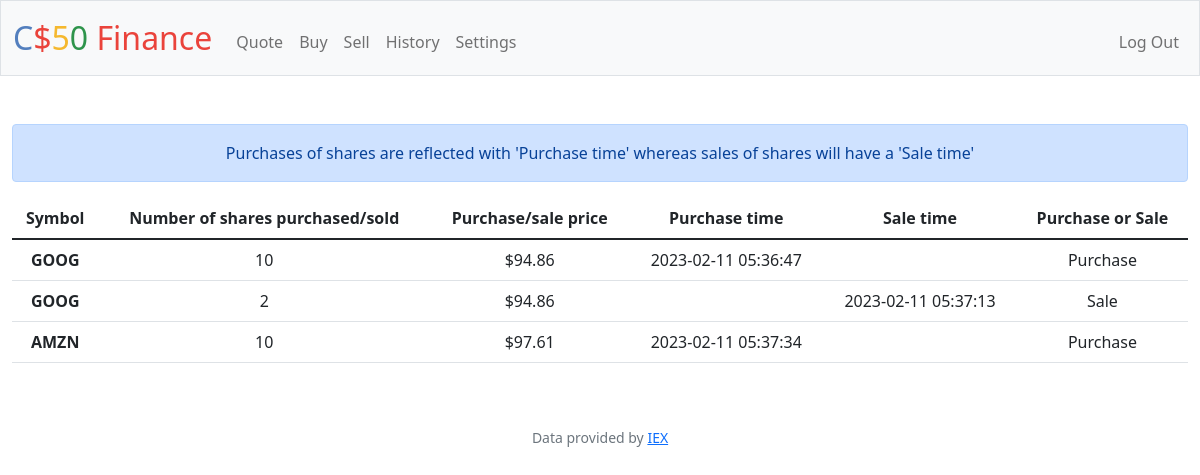
Screenshot of /history (signed in) with the database file from the repository.
### tables this page shows
CREATE TABLE transactions (id INTEGER PRIMARY KEY AUTOINCREMENT NOT NULL, user_id INTEGER, symbol TEXT NOT NULL, shares INTEGER, price NUMERIC(14,2), purchase_date DATETIME, sale_date DATETIME, FOREIGN KEY (user_id) REFERENCES users(id));

### finance/app.py (the view)
@app.route("/history")
@login_required
def history():
    user = session["user_id"]
    transactions = db.execute("SELECT * FROM transactions WHERE user_id = ?", user)
    for row in transactions:
        if row['purchase_date']:
            row['buy_sell'] = "Purchase"
        else:
            row['buy_sell'] = "Sale"
    return render_template("history.html", transactions=transactions)

### finance/app.py (called while the page is built)
@app.after_request
def after_request(response):
    response.headers["Cache-Control"] = "no-cache, no-store, must-revalidate"
    response.headers["Expires"] = 0
    response.headers["Pragma"] = "no-cache"
    return response

### finance/helpers.py (called while the page is built)
def login_required(f):
    @wraps(f)
    def decorated_function(*args, **kwargs):
        if session.get("user_id") is None:
            return redirect("/login")
        return f(*args, **kwargs)
    return decorated_function

### finance/templates/history.html (shortened to what this page needs)
{% extends "layout.html" %}
{% block main %}
    <div class="alert alert-primary" role="alert">
        Purchases of shares are reflected with 'Purchase time' whereas sales of shares will have a 'Sale time'
    </div>
    <table class="table">
        <thead>
            <tr>
                <th scope="col">Symbol</th>
                <th scope="col">Number of shares purchased/sold</th>
                <th scope="col">Purchase/sale price</th>
                <th scope="col">Purchase time</th>
                <th scope="col">Sale time</th>
                <th scope="col">Purchase or Sale</th>
            </tr>
        </thead>
        <tbody>
            {% for row in transactions %}
                <tr>
                    <th scope="row">{{ row['symbol'] }}</td>
                    <td>{{ row['shares'] }}</td>
                    <td>{{ "$%.2f"|format(row['price']) }}</td>
                    <td>{{ row['purchase_date'] if row['purchase_date'] is not none }}</td>
                    <td>{{ row['sale_date'] if row['sale_date'] is not none }}</td>
                    <td>{{ row['buy_sell'] }}</td>
                </tr>
            {% endfor %}
        </tbody>
    </table>
{% endblock %}

### rows the page displays
transactions: symbol "GOOG", shares "10", price "$94.86", purchase_date "2023-02-11 05:36:47", buy_sell "Purchase"
transactions: symbol "GOOG", shares "2", price "$94.86", sale_date "2023-02-11 05:37:13", buy_sell "Sale"
transactions: symbol "AMZN", shares "10", price "$97.61", purchase_date "2023-02-11 05:37:34", buy_sell "Purchase"
